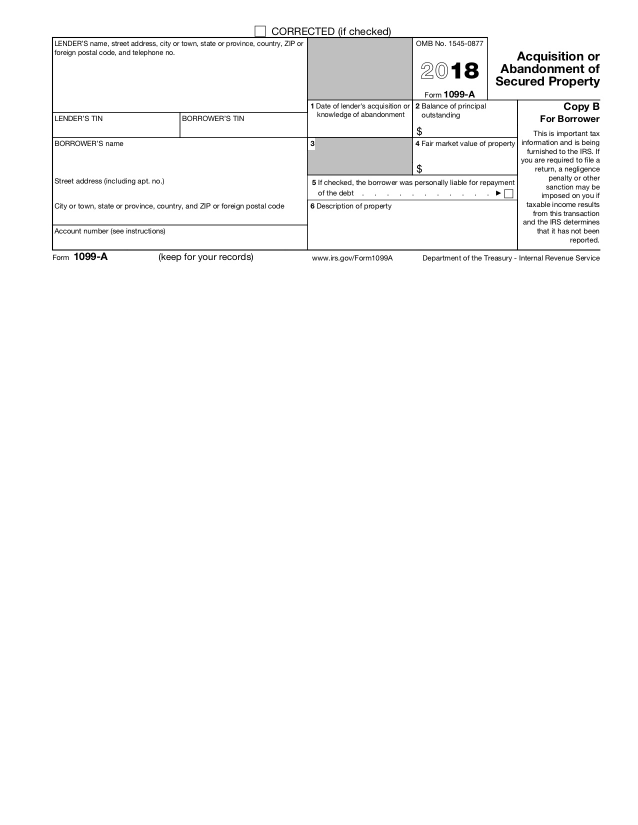
#> input picture Notebooks/1099.jpg, 1275 x 1650 px (shown at 1/2 size)
$ jupyter execute 'Image Resizing.ipynb'
#> lines starting #> are read from the running program, lines starting #| are printed output that depends on the picture
[cell 1]
import cv2
from matplotlib import pyplot as plt

## Load the image

[cell 2]
image = cv2.imread('1099.jpg')
#> image is the input picture: shape (1650, 1275, 3); min 0, max 255, mean 249

[cell 3]
plt.imshow(image)

[cell 4]
print(image.shape)
#| (1650, 1275, 3)

## Convert the image to grayscale

[cell 5]
image = cv2.cvtColor(image, cv2.COLOR_RGB2GRAY)
#> image: shape (1650, 1275)

[cell 6]
plt.imshow(image, cmap=plt.cm.binary_r)

[cell 7]
print(image.shape)
#| (1650, 1275)

## Make the image smaller

[cell 8]
image = cv2.resize(image, (32, 32))
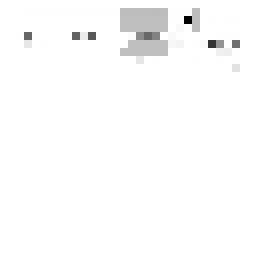
#> image: shape (32, 32) (shown 8 times larger); min 2, max 255, mean 251.2

[cell 9]
plt.imshow(image, cmap=plt.cm.binary_r)

[cell 10]
print(image.shape)
#| (32, 32)
